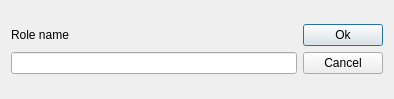
<ui version="4.0" stdsetdef="1" >
  <author></author>
  <comment></comment>
  <exportmacro></exportmacro>
  <class>dEditRole</class>
  <widget class="QDialog" name="dEditRole" >
    <property name="geometry" >
      <rect>
        <x>0</x>
        <y>0</y>
        <width>394</width>
        <height>99</height>
      </rect>
    </property>
    <property name="windowTitle" >
      <string>Role name</string>
    </property>
    <layout class="QGridLayout" >
      <item row="0" column="1" >
        <layout class="QVBoxLayout" >
          <item>
            <widget class="QPushButton" name="bOk" >
              <property name="text" >
                <string>Ok</string>
              </property>
            </widget>
          </item>
          <item>
            <widget class="QPushButton" name="bCancel" >
              <property name="text" >
                <string>Cancel</string>
              </property>
            </widget>
          </item>
        </layout>
      </item>
      <item row="0" column="0" >
        <layout class="QVBoxLayout" >
          <item>
            <widget class="QLabel" name="textLabel1" >
              <property name="text" >
                <string>Role name</string>
              </property>
              <property name="wordWrap" >
                <bool>false</bool>
              </property>
            </widget>
          </item>
          <item>
            <widget class="QLineEdit" name="lineEdit1" />
          </item>
        </layout>
      </item>
    </layout>
  </widget>
  <layoutdefault spacing="6" margin="11" />
  <pixmapfunction>qPixmapFromMimeSource</pixmapfunction>
  <connections>
    <connection>
      <sender>bOk</sender>
      <signal>clicked()</signal>
      <receiver>dEditRole</receiver>
      <slot>accept()</slot>
    </connection>
    <connection>
      <sender>bCancel</sender>
      <signal>clicked()</signal>
      <receiver>dEditRole</receiver>
      <slot>reject()</slot>
    </connection>
  </connections>
</ui>
